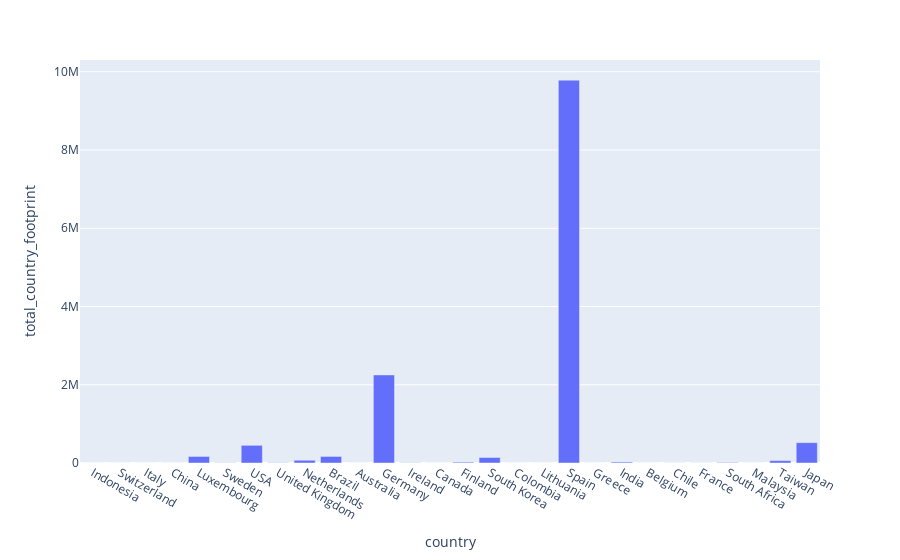

Source (notebook cell):
### Markdown cell above
- Create a plotly bar plot of the emissions by country in our dataset.

### Code cell
# Create a plotly bar plot of the emissions by country in our dataset
px.bar(pcf_by_country, x="country", y="total_country_footprint")

### Figure 1 — Plotly figure (JSON) as saved in the notebook; plotly's stock layout.template omitted (floating-point values rounded to 4 significant figures)
{"data": [{"alignmentgroup": "True", "hovertemplate": "country=%{x}<br>total_country_footprint=%{y}<extra></extra>", "legendgroup": "", "marker": {"color": "#636efa", "pattern": {"shape": ""}}, "name": "", "offsetgroup": "", "orientation": "v", "showlegend": false, "textposition": "auto", "type": "bar", "x": ["Indonesia", "Switzerland", "Italy", "China", "Luxembourg", "Sweden", "USA", "United Kingdom", "Netherlands", "Brazil", "Australia", "Germany", "Ireland", "Canada", "Finland", "South Korea", "Colombia", "Lithuania", "Spain", "Greece", "India", "Belgium", "Chile", "France", "South Africa", "Malaysia", "Taiwan", "Japan"], "xaxis": "x", "y": [721, 140.6, 19.41, 142.5, 167000.0, 4533.0, 451900.0, 6735.0, 70420.0, 167600.0, 238.5, 2251000.0, 5130, 382.2, 21581, 141000.0, 0.00083, 0.0108, 9786000.0, 0.7, 24574, 9.4, 1556.0, 1614.0, 12310.0, 233.7, 61510.0, 519300.0], "yaxis": "y"}], "layout": {"barmode": "relative", "legend": {"tracegroupgap": 0}, "margin": {"t": 60}, "xaxis": {"anchor": "y", "domain": [0, 1], "title": {"text": "country"}}, "yaxis": {"anchor": "x", "domain": [0, 1], "title": {"text": "total_country_footprint"}}}}
